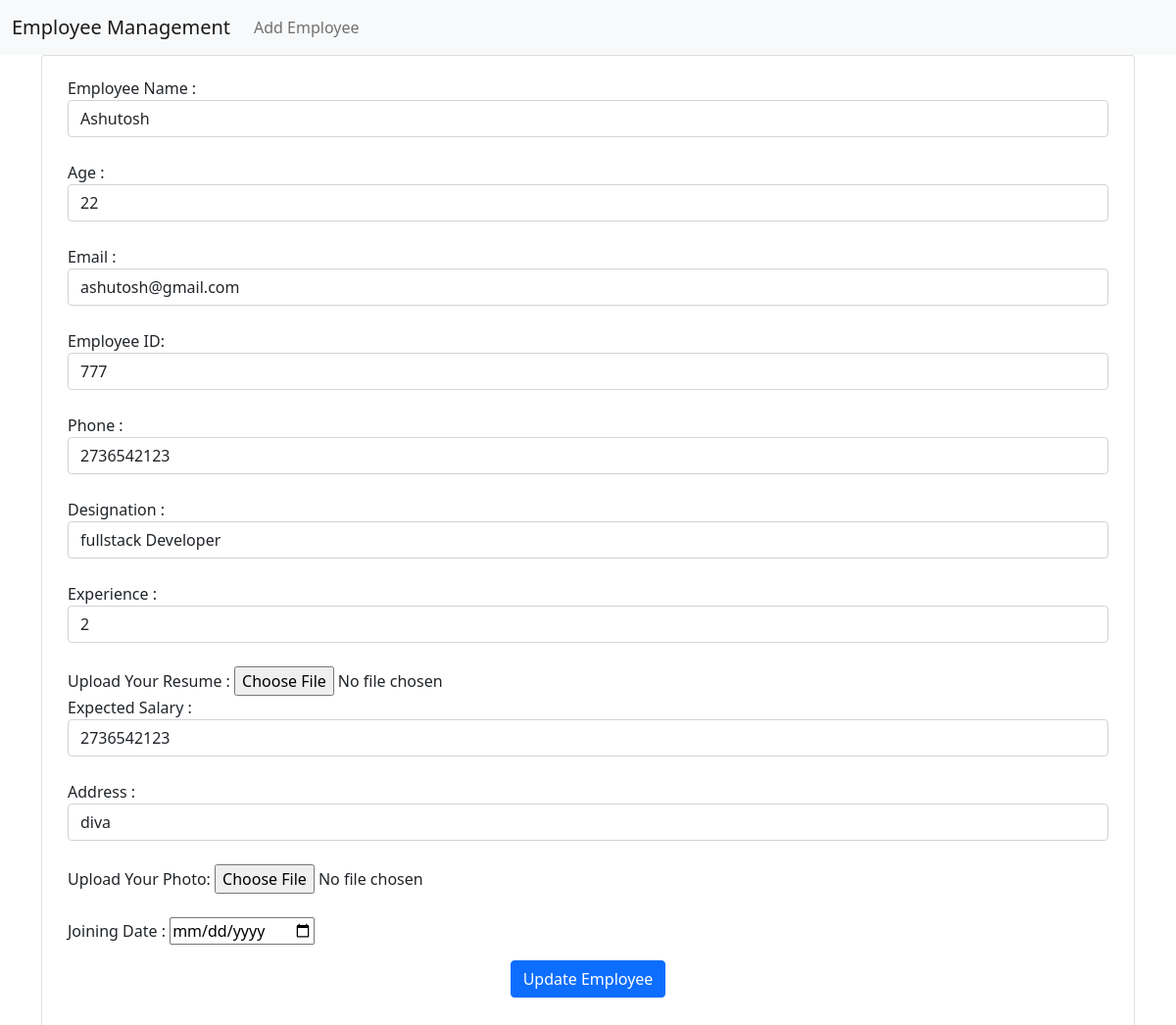
Page /emp/update_emp/4/ on the committed database.
### emp_app/models.py (models this page shows)
class Employee(models.Model):
    Name = models.CharField(max_length=20,unique=True)
    Age = models.IntegerField()
    Email= models.EmailField(max_length=300,unique=True)
    Emp_id = models.CharField(max_length=4,unique=True)
    Experience = models.CharField(max_length=20)
    Salary = models.CharField(max_length=20)
    Position = models.CharField(max_length=100 , null=True,blank=True)
    Phone=models.CharField(max_length=10)
    Address = models.TextField(max_length=200)
    Joining_Date = models.DateField(auto_now_add=True)
    Photo =models.ImageField(upload_to='Emp_Images/',null=True,blank=True)

### emp_app/views.py (the view)
# urls.py: path('update_emp/<int:emp_id>/',views.update_emp,name='update_emp'),
def update_emp(request,emp_id):
    update_emp=Employee.objects.get(id=emp_id)
    context= {
        'emp':update_emp
    }
    return render (request,'update.html',context)

### templates/update.html (shortened to what this page needs)
{% extends 'base.html' %}
{% block content %}
<div class='container'>
    <div class='row'>
        <dic class='col-md-12'>
            <div class='card'>
                <div class='card-body'>
                    <form action="{% url 'do_update_emp' emp.id %}" method="POST" style='padding:5px 10px 5px 10px'>
                        <div class='md-3'>
                            <label for='roll'>Employee Name : </label>
                            <input type='text'  name='name' class='form-control' value='{{emp.Name}}' required><br>
                        </div>
                        <div class='md-3'>
                            <label for='name'>Age : </label>
                            <input type='text' name='age' class='form-control' value='{{emp.Age}}'  required><br>
                        </div>
                        <div class='md-3'>
                            <label for='email'>Email : </label>
                            <input type='email' id='email' name='email' class='form-control' value='{{emp.Email}}' required><br>
                        </div>
                        <div class='md-3'>
                            <label for='phone'>Employee ID: </label>
                            <input type='text'  name='emp_id' class='form-control' value='{{emp.Emp_id}}'><br>
                        </div>
                        <div class='md-3'>
                            <label for='phone'>Phone : </label>
                            <input type='text' id='phone' name='phone' class='form-control' value='{{emp.Phone}}'><br>
                        </div>
                        <div class='md-3'>
                            <label for='name'>Designation : </label>
                            <input type='text' name='position' class='form-control' value='{{emp.Position}}' required><br>
                        </div>
                        <div class='md-3'>
                            <label for='name'>Experience : </label>
                            <input type='text' name='experience' class='form-control' value='{{emp.Experience}}' required><br>
                        </div>
                        <div class='md-3'>
                            <label for='name'>Upload Your Resume : </label>
                            <input type='file' name='resume'  required><br>
                        </div>
                        <div class='md-3'>
                            <label for='phone'>Expected Salary : </label>
                            <input type='text'  name='salary' value ='{{emp.Phone}}' class='form-control' ><br>
                        </div>
                        <div class='md-3'>
                            <label for='address'>Address : </label>
                            <input type='text'  name='adress' value ='{{emp.Address}}' class='form-control' ><br>
                        </div>
                        <div class='md-3'>
                            <label for='phone'>Upload Your Photo: </label>
                            <input type='file'  name='photo'  placeholder='Enter Your Phone Number'><br><br>
                        </div>
                        <div class='md-3'>
                            <label for='name'>Joining Date : </label>
                            <input type='date'  name='join_date'  value='{{emp.Joining_Date}}'><br>
                        </div>
                        <div class='container  text-center my-3'>
                            <button class='btn btn-primary'>
                               Update Employee
                            </button><br>
                        </div>
                    </form>
                </div>
            </div>
        </div>
    </div>
{% endblock %}

### rows in the picture
Employee: name "Ashutosh", age "22", email "ashutosh@gmail.com", emp_id "777", phone "2736542123", position "fullstack Developer", experience "2", salary "2736542123", adress "diva"
